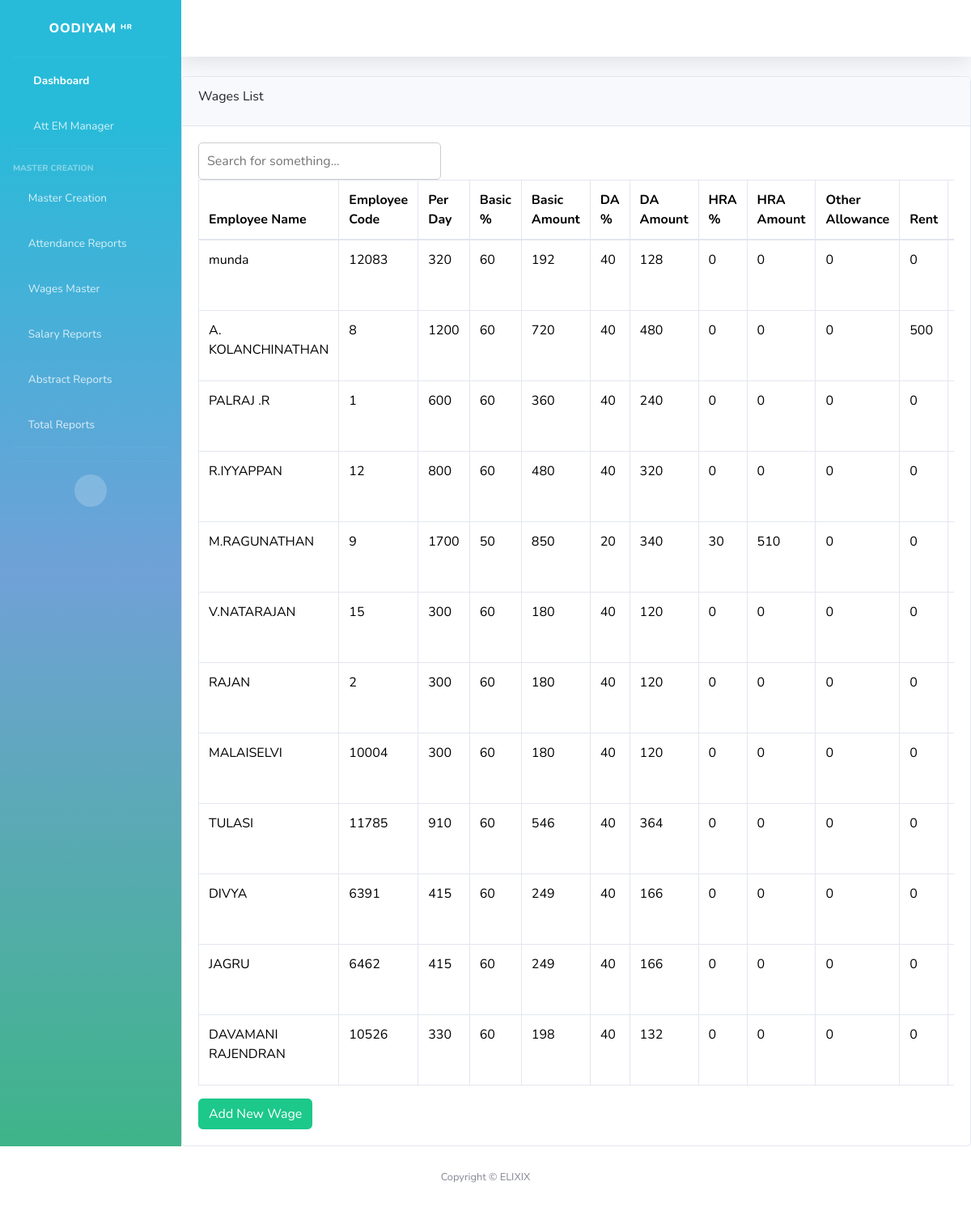
The page /employee/wages/ on the database its author committed.
### employee/models.py (models this page shows, shortened)
class Wages(models.Model):
    employee = models.ForeignKey(Employee, on_delete=models.CASCADE,  related_name='employee_wages')
    per_day = models.IntegerField(default=0,blank=True, null=True, verbose_name="Wages/Day")
    basic_precentage = models.IntegerField(default=60, blank=True, null=True, verbose_name="BASIC %")
    da_precentage = models.IntegerField(default=40, blank=True, null=True, verbose_name="DA %")
    hra_precentage = models.IntegerField(default=0, blank=True, null=True, verbose_name="HRA  %")
    other_allowance_precentage = models.IntegerField(default=0, blank=True, null=True, verbose_name="Other allowance %")
    basic_amount = models.IntegerField(default=0, blank=True, null=True, verbose_name="BASIC")
    da_amount = models.IntegerField(default=0, blank=True, null=True, verbose_name=" DA")
    hra_amount = models.IntegerField(default=0, blank=True, null=True, verbose_name="HRA")
    other_allowance = models.IntegerField(default=0, blank=True, null=True, verbose_name="Other allowance")
    rent =  models.IntegerField(default=0,blank=True, null=True, verbose_name="Rent")
    start_date = models.DateField(verbose_name="Start Date", null=True,)
    end_date = models.DateField(verbose_name="End Date", blank=True, null=True)

class Employee(models.Model):
    employee_code = models.IntegerField(default=0, blank=True, null=True, verbose_name="Employee Code", unique=True)
    employee_name = models.CharField(max_length=100, blank=True, null=True, verbose_name="Employee Name")
    employee_mobile = models.CharField(max_length=20, blank=True, null=True, verbose_name="Employee Mobile")
    emergency_mobile = models.CharField(max_length=20, blank=True, null=True, verbose_name="Emergency Mobile")
    father_or_husband_name = models.CharField(max_length=100, blank=True, null=True, verbose_name="Father or Husband Name")
    address_1 = models.TextField(blank=True, null=True, verbose_name="Address Line 1")
    street = models.CharField(max_length=100, blank=True, null=True, verbose_name="Street")
    city = models.CharField(max_length=100, blank=True, null=True, verbose_name="City")
    district = models.CharField(max_length=100, blank=True, null=True, verbose_name="District")
    state = models.CharField(max_length=100, blank=True, null=True, verbose_name="State")
    pincode = models.CharField(max_length=100, blank=True, null=True, verbose_name="Pincode")
    date_of_birth = models.DateField(blank=True, null=True, verbose_name="Date of Birth")
    age = models.IntegerField(blank=True, null=True, verbose_name="Age")
    qualification = models.CharField(max_length=100, blank=True, null=True, choices=QUALIFICATION, verbose_name="Qualification")
    marital_status = models.CharField(max_length=100, blank=True, null=True,  verbose_name="Marital Status")
    blood_group = models.CharField(max_length=100, blank=True, null=True, verbose_name="Blood Group")
    gender = models.CharField(max_length=100, blank=True, null=True, choices=GENDER, default="male", verbose_name="Gender")
    department = models.ForeignKey(Department, on_delete=models.CASCADE)
    category = models.ForeignKey(Category, on_delete=models.CASCADE)
    designation =models.ForeignKey(Designation, on_delete=models.CASCADE,  null=True, blank=True, related_name='employees_by_designation', verbose_name="Designation")
    weekly_off = models.CharField(max_length=100, choices=DAYS_OF_WEEK, blank=True, null=True, verbose_name="Weekly Off")
    date_of_joining = models.DateField(blank=True, null=True, verbose_name="Date of Joining")
    date_of_re_joining = models.DateField(blank=True, null=True, verbose_name="Date of Re-joining")
    date_of_leaving = models.DateField(blank=True, null=True, verbose_name="Date of Leaving")
    pf_esi_applicable = models.CharField(max_length=10, choices=[('yes', 'Yes'), ('no', 'No')], default='no', verbose_name="PF/ESI Applicable")
    pf_date_of_joining = models.DateField(blank=True, null=True, verbose_name="PF Date of Joining")
    pf_no = models.CharField(max_length=100, blank=True, null=True, verbose_name="PF Number")
    esi_no = models.CharField(max_length=100, blank=True, null=True, verbose_name="ESI Number")
    bank_name = models.CharField(max_length=200, null=True, blank=True, verbose_name="Bank Name")
    account_holder = models.CharField(max_length=200, blank=True, null=True, verbose_name="Account Holder")
    account_no = models.CharField(max_length=100, null=True, blank=True, verbose_name="Account Number")
    ifsc_code = models.CharField(max_length=100, null=True, blank=True, verbose_name="IFSC Code")
    branch = models.CharField(max_length=100, null=True, blank=True, verbose_name="Branch")
    nominee_name = models.CharField(max_length=100, blank=True, null=True, verbose_name="Nominee Name")
    nominee_relationship = models.CharField(max_length=100, blank=True, null=True, verbose_name="Nominee Relationship")
    nominee_age = models.IntegerField(blank=True, null=True, verbose_name="Nominee Age")
    employee_photo = models.ImageField(upload_to='photos/', null=True, blank=True,  verbose_name="Employee Photo")
    aadhar_number = models.CharField(max_length=20, blank=True, null=True, verbose_name="Aadhar Number")
    migrant_worker = models.CharField(max_length=20, blank=True, null=True, choices=APPLICABLE, default="no", verbose_name="Migrant Worker")
    migrant_worker_specific = models.CharField(max_length=20, blank=True, null=True, choices=MIGRANT_WORKER_SPECIFIC ,default="tamil", verbose_name="Migrant Worker Specific")
    food_expense=models.CharField(max_length=20, blank=True, null=True, choices=APPLICABLE, default="no", verbose_name="Food Expense")
    working_mode = models.CharField(max_length=40, blank=True, null=True, choices=WORKING_MODE, default="dayscholar", verbose_name="Working Mode")
    status = models.CharField(max_length=100, blank=True, null=True, choices=STATUS, default="active", verbose_name="Status")
    ot_available=models.CharField(max_length=100, blank=True, null=True, choices=APPLICABLE, default="no", verbose_name="OT Applicable")
    created_at = models.DateTimeField(auto_now_add=True, verbose_name="Created At")
    updated_at = models.DateTimeField(auto_now=True, verbose_name="Updated At")
    pf_percentage = models.FloatField(default=12.0, blank=True, null=True, verbose_name="PF Percentage")
    esi_percentage = models.FloatField(default=0.75, blank=True, null=True, verbose_name="ESI Percentage")
    pf_amount = models.DecimalField(max_digits=15, decimal_places=2, default=0.0, blank=True, null=True, verbose_name="PF Amount")
    esi_amount = models.DecimalField(max_digits=15, decimal_places=2, default=0.0, blank=True, null=True, verbose_name="ESI Amount")
    leader = models.ForeignKey('Leader', on_delete=models.SET_NULL, null=True, blank=True, related_name='commissioned_employees')

### employee/views.py (the view)
# urls.py: path('wages/', views.wages_list_view, name='wages_list'),
def wages_list_view(request):
    wages_list = Wages.objects.select_related('employee').all()
    return render(request, 'employee/employee_wages/wages_list.html', {'wages_list': wages_list})

### employee/templates/employee/employee_wages/wages_list.html (shortened to what this page needs)
{% load static %}
{% load crispy_forms_tags %}
<!DOCTYPE html>
<html lang="en">
<head>
    <link rel="stylesheet" href="https://cdnjs.cloudflare.com/ajax/libs/select2/4.0.13/css/select2.min.css">
    <link href="{% static 'django_select2/django_select2.css' %}" rel="stylesheet">
</head>
<body id="page-top">
    <div id="wrapper">
        {% include 'body/sidebar.html' %}
        <div id="content-wrapper" class="d-flex flex-column">
            <div id="content">
                {% include 'body/header.html' %}
                <div class="card">
                    <div class="card-header">
                            <div class="card-title">Wages List</div>
                        </div>
                        <div class="card-body">
                            <input type="text" id="myInput" onkeyup="filterTable('myInput', 'dataTable')" placeholder="Search for something..." style="padding: 10px; border: 1px solid #ccc; border-radius: 5px; font-size: 16px; width: 300px;">
                            <div class="table-responsive">
                                <table class="table table-bordered table-bordered-bd-primary" id="dataTable">
                                    <thead>
                                        <tr>
                                            <th>Employee Name</th>
                                            <th>Employee Code</th>
                                            <th>Per Day</th>
                                            <th>Basic %</th>
                                            <th>Basic Amount</th>
                                            <th>DA %</th>
                                            <th>DA Amount</th>
                                            <th>HRA %</th>
                                            <th>HRA Amount</th>
                                            <th>Other Allowance</th>
                                            <th>Rent</th>
                                            <th>Start Date</th>
                                        </tr>
                                    </thead>
                                    <tbody>
                                        {% for wages in wages_list %}
                                        <tr>
                                            <td>{{ wages.employee.employee_name }}</td>
                                            <td>{{ wages.employee.employee_code }}</td>
                                            <td>{{ wages.per_day }}</td>
                                            <td>{{ wages.basic_precentage }}</td>
                                            <td>{{ wages.basic_amount }}</td>
                                            <td>{{ wages.da_precentage }}</td>
                                            <td>{{ wages.da_amount }}</td>
                                            <td>{{ wages.hra_precentage }}</td>
                                            <td>{{ wages.hra_amount }}</td>
                                            <td>{{ wages.other_allowance }}</td>
                                            <td>{{ wages.rent }}</td>
                                            <td>{{ wages.start_date }}</td>
                                        </tr>
                                        {% endfor %}
                                    </tbody>
                                </table>
                                <a href="{% url 'wages_create' %}" class="btn btn-success">Add New Wage</a>
                            </div>
                        </div>
                    </div>
                </div>
            </div>
        </div>
    {% include 'body/footer.html' %}
</body>
</html>

### rows shown on the page
Wages: employee.employee_name "munda", employee.employee_code "12083", per_day "320", basic_precentage "60", basic_amount "192", da_precentage "40", da_amount "128", hra_precentage "0", hra_amount "0", other_allowance "0", rent "0"
Wages: employee.employee_name "A. KOLANCHINATHAN", employee.employee_code "8", per_day "1200", basic_precentage "60", basic_amount "720", da_precentage "40", da_amount "480", hra_precentage "0", hra_amount "0", other_allowance "0", rent "500"
Wages: employee.employee_name "PALRAJ .R", employee.employee_code "1", per_day "600", basic_precentage "60", basic_amount "360", da_precentage "40", da_amount "240", hra_precentage "0", hra_amount "0", other_allowance "0", rent "0"
Wages: employee.employee_name "R.IYYAPPAN", employee.employee_code "12", per_day "800", basic_precentage "60", basic_amount "480", da_precentage "40", da_amount "320", hra_precentage "0", hra_amount "0", other_allowance "0", rent "0"
Wages: employee.employee_name "M.RAGUNATHAN", employee.employee_code "9", per_day "1700", basic_precentage "50", basic_amount "850", da_precentage "20", da_amount "340", hra_precentage "30", hra_amount "510", other_allowance "0", rent "0"
Wages: employee.employee_name "V.NATARAJAN", employee.employee_code "15", per_day "300", basic_precentage "60", basic_amount "180", da_precentage "40", da_amount "120", hra_precentage "0", hra_amount "0", other_allowance "0", rent "0"
Wages: employee.employee_name "RAJAN", employee.employee_code "2", per_day "300", basic_precentage "60", basic_amount "180", da_precentage "40", da_amount "120", hra_precentage "0", hra_amount "0", other_allowance "0", rent "0"
Wages: employee.employee_name "MALAISELVI", employee.employee_code "10004", per_day "300", basic_precentage "60", basic_amount "180", da_precentage "40", da_amount "120", hra_precentage "0", hra_amount "0", other_allowance "0", rent "0"
Wages: employee.employee_name "TULASI", employee.employee_code "11785", per_day "910", basic_precentage "60", basic_amount "546", da_precentage "40", da_amount "364", hra_precentage "0", hra_amount "0", other_allowance "0", rent "0"
Wages: employee.employee_name "DIVYA", employee.employee_code "6391", per_day "415", basic_precentage "60", basic_amount "249", da_precentage "40", da_amount "166", hra_precentage "0", hra_amount "0", other_allowance "0", rent "0"
Wages: employee.employee_name "JAGRU", employee.employee_code "6462", per_day "415", basic_precentage "60", basic_amount "249", da_precentage "40", da_amount "166", hra_precentage "0", hra_amount "0", other_allowance "0", rent "0"
Wages: employee.employee_name "DAVAMANI RAJENDRAN", employee.employee_code "10526", per_day "330", basic_precentage "60", basic_amount "198", da_precentage "40", da_amount "132", hra_precentage "0", hra_amount "0", other_allowance "0", rent "0"
